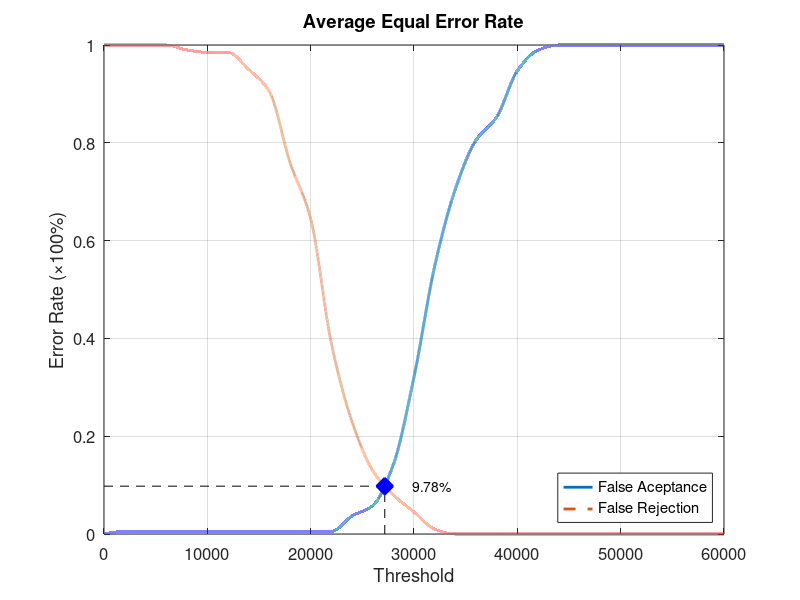
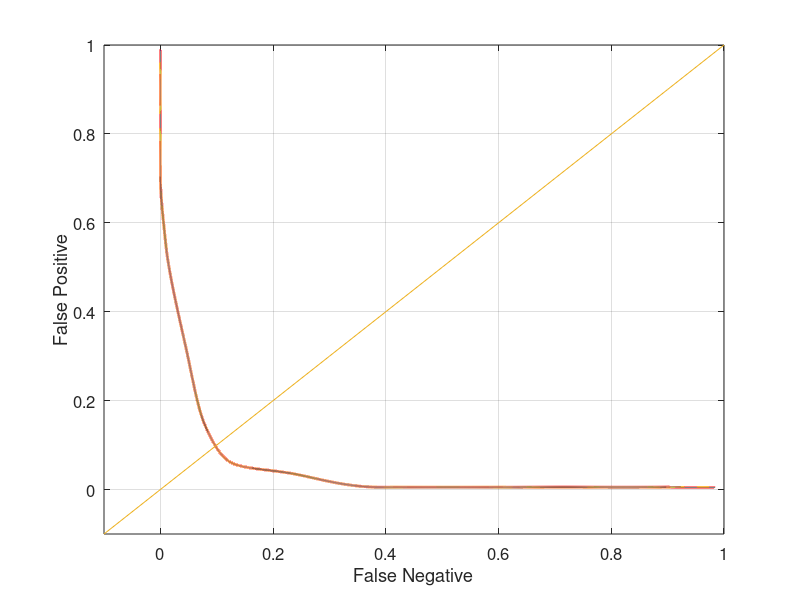

The MATLAB script that drew these images, in order:
function yEER = Database2_4
close all;
clear;
clc;
x = 0:2000:60000;
xq = 0:0.5:60000;

y0 = [0 0.00526316 0.00526316 0.00526316 0.00526316 0.00526316 0.00526316 0.00526316 0.00526316 0.00526316 0.00526316 0.00526316 0.0368421 0.0578947 0.142105 0.321053 0.547368 0.705263 0.805263 0.852632 0.947368 0.989474 1 1 1 1 1 1 1 1 1];
yy0 = interp1(x, y0, xq, 'pchip');
y1 = [1 1 1 1 0.99 0.985 0.985 0.95 0.905 0.76 0.645 0.39 0.23 0.13 0.08 0.045 0.01 0 0 0 0 0 0 0 0 0 0 0 0 0 0];
yy1 = interp1(x, y1, xq, 'pchip');

% Calculating EER: 
y2 = abs(y0 - y1);
find(y2 == min(y2))
yy2 = abs(yy0 - yy1);
xEER = find(yy2 == min(yy2));
xEERIndex = xq(xEER) % X-axis EER
yEER = yy0(xEER) % Y-axis EER

main = figure
plot(xq, yy0,'-','LineWidth', 2);	hold on
plot(xq, yy1,'--','LineWidth', 2);	hold on
plot([xEERIndex xEERIndex], [0 yEER], 'k--');	hold on
plot([0 xEERIndex], [yEER yEER], 'k--');	hold on
plot(xEERIndex, yEER, 'bx', 'LineWidth', 10);	hold on
text(xEERIndex + 10 * xEERIndex / 100, yEER, [num2str(round((10000 * yEER)) / 100) '%'])
legend('False Aceptance', 'False Rejection', 'Location', 'SouthEast')
xlabel('Threshold')
ylabel('Error Rate (\times100%)')
title('Average Equal Error Rate')
set(gca, 'FontSize', 12)
axis([0 60000 0 1])
grid on

print(main, 'Database2_4Main', '-dpng');
FNRxFPR = figure('Color', [1 1 1]);
plot(yy1, yy0, '-', yy1, yy0, 'LineWidth', 2);
hold on
y = -0.1:0.1:1
plot(y, y); 
set(gca, 'FontSize', 12)
xlabel('False Negative')
ylabel('False Positive')
axis([-0.1 1 -0.1 1])
set(gca, 'FontSize', 12)
grid on

print(FNRxFPR, 'Database2_4FNRxFPR','-dpng');
end
